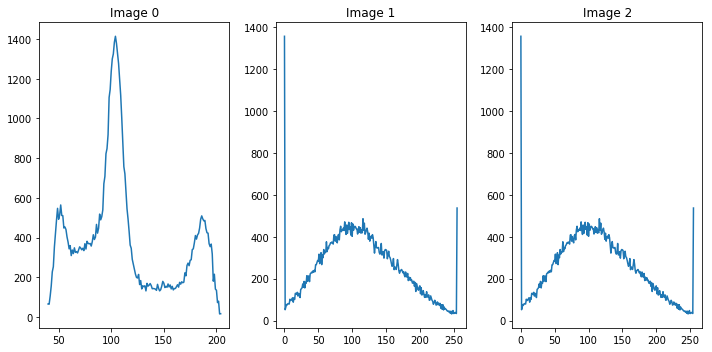
#> input picture Homework_7/HW_7/histogram.png, 712 x 352 px; its folder holds 4 pictures in this run
$ python homework.py
#> lines starting #> are read from the running program, lines starting #| are printed output that depends on the picture; after the words box and inside, x2 and y2 are one past the last pixel; in counts of white or black regions, pixels touching at a corner belong together
# -*- coding: utf-8 -*-
"""
Created on Sun Mar 24 08:55:38 2019

@author: sspiegel
"""

from sklearn.cluster import KMeans
import os
import numpy as np
from glob import glob
from skimage.io import imread
import matplotlib.pyplot as plt
from skimage.exposure import histogram
from skimage.filters import threshold_otsu
from skimage.filters import gaussian
from skimage.segmentation import random_walker


path = r'D:\Digital_Image_Processing\Homework_7\HW_7'
os.chdir(path)

img_list = glob('*png')
img_list
random_seed = 0

img_ = img_list


#Problem1
fig,ax = plt.subplots(ncols=len(img_list), figsize=(10, 5))

for z,img_ in enumerate(img_list):

    img = imread(img_,as_gray = True)
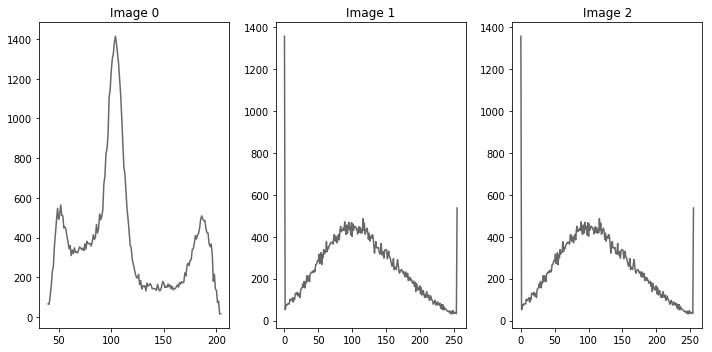
#> img: shape (352, 712) float64; min 0, max 1, mean 0.97
    hist,centers = histogram(img)
#> hist = 256 values, max 235687 at index 255, min 0 at index 1, mean 979; centers = 256 values from 0.00195 to 0.998
    ax[z].plot(centers,hist)
    ax[z].set_title('Image '+str(z))
#> pass 2 of the loop `for z,img_ in enumerate(img_list):`:
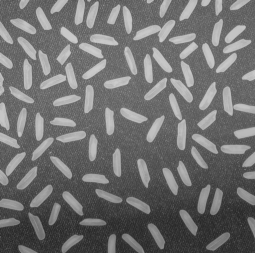
#> input picture Homework_7/HW_7/hw7_ex1.png, 255 x 253 px
#> img is the input picture: shape (253, 255); min 40, max 204, mean 111.8
#> hist = 165 values, max 1414 at index 64, min 15 at index 163, mean 391; centers = 165 values from 40 to 204
#> pass 3 of the loop `for z,img_ in enumerate(img_list):`:
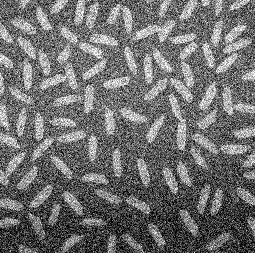
#> input picture Homework_7/HW_7/hw7_ex2.png, 255 x 253 px
#> img is the input picture: shape (253, 255); min 0, max 255, mean 112.1
#> hist = 256 values, max 1356 at index 0, min 32 at index 247, mean 252; centers = 256 values from 0 to 255
#> the loop made 4 passes; the first 3 are shown

plt.tight_layout()
    #######################################################################
###Kmeans
labels_list = []
for z,img_ in enumerate(img_list):
    img = imread(img_,as_gray=True)
    img = gaussian(img)
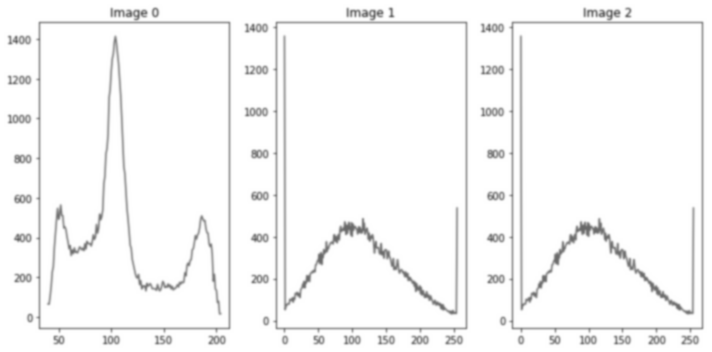
#> img: shape (352, 712) float64; min 0.412, max 1, mean 0.97
    flat = img.flatten()
    kmeans = KMeans(n_clusters=2,random_state=random_seed).fit(flat[:,None])

    labels = kmeans.labels_
    labels_img = np.reshape(labels,img.shape)
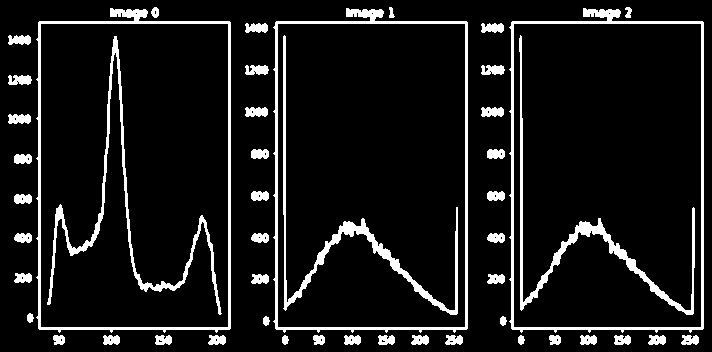
#> labels_img: shape (352, 712) int32; values 0 (black) and 1 (white), 9.5% white; 49 white regions, largest, box (x1, y1, x2, y2) and area: (273, 8, 468, 333) 3352, (509, 8, 704, 333) 3352, (36, 8, 231, 333) 3338
    labels_list.append(labels_img)
#> pass 2 of the loop `for z,img_ in enumerate(img_list):`:
#> `labels_img = np.reshape(labels,img.shape)`:
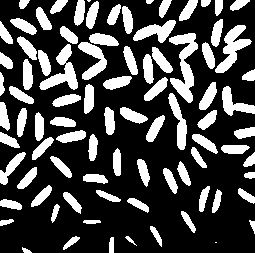
#> labels_img: shape (253, 255) int32; values 0 (black) and 1 (white), 27.8% white; 87 white regions (2 under 20 px), largest, box (x1, y1, x2, y2) and area: (169, 33, 198, 103) 919, (39, 44, 78, 90) 690, (215, 25, 252, 73) 688
#> pass 3 of the loop `for z,img_ in enumerate(img_list):`:
#> `labels_img = np.reshape(labels,img.shape)`:
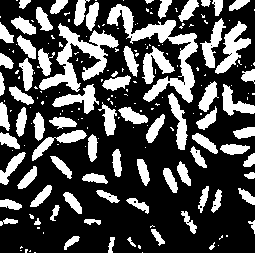
#> labels_img: shape (253, 255) int32; values 0 (black) and 1 (white), 30.2% white; 193 white regions (117 under 20 px), largest, box (x1, y1, x2, y2) and area: (107, 4, 198, 103) 2219, (39, 23, 119, 92) 1807, (215, 21, 251, 74) 740
#> the loop made 4 passes; the first 3 are shown

fig,ax = plt.subplots(ncols=len(labels_list), figsize=(10, 5))
for z,label in enumerate(labels_list):
    ax[z].imshow(label,cmap = 'gray')
    ax[z].axis('off')
    ax[z].set_title('Kmeans '+str(z))


####Otsu######################
binary_list = []
for z,img_ in enumerate(img_list):
    img = imread(img_,as_gray=True)
    img = gaussian(img)
    thresh = threshold_otsu(img)
#> thresh = 0.856
    binary = img <= thresh
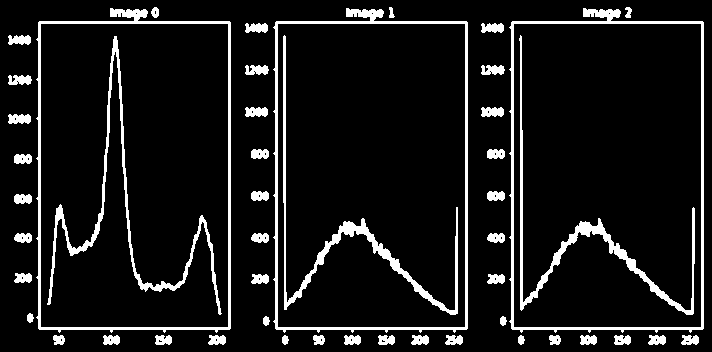
#> binary: shape (352, 712) bool; 9.4% white; 49 white regions, largest, box (x1, y1, x2, y2) and area: (273, 8, 468, 333) 3349, (509, 8, 704, 333) 3349, (36, 8, 231, 333) 3335
    binary_list.append(binary)
#> pass 2 of the loop `for z,img_ in enumerate(img_list):`:
#> thresh = 0.501
#> binary: shape (253, 255) bool; 72.1% white; 88 black regions (3 under 20 px), largest, box (x1, y1, x2, y2) and area: (169, 33, 198, 103) 923, (39, 44, 78, 90) 693, (215, 25, 252, 73) 691
#> pass 3 of the loop `for z,img_ in enumerate(img_list):`:
#> thresh = 0.494
#> binary: shape (253, 255) bool; 69.5% white; 199 black regions (124 under 20 px), largest, box (x1, y1, x2, y2) and area: (107, 4, 198, 103) 2234, (39, 23, 119, 92) 1816, (215, 21, 251, 74) 742
#> the loop made 4 passes; the first 3 are shown


fig,ax = plt.subplots(ncols=len(labels_list), figsize=(10, 5))
for z,label in enumerate(binary_list):
    ax[z].imshow(label,cmap = 'gray')
    ax[z].axis('off')
    ax[z].set_title('Otsu '+str(z))


for z,img_ in enumerate(img_list):
    data = 1.0*imread(img_,as_gray=True)
    #data = rescale_intensity(data)
    data = gaussian(data,sigma=1.0)
    #data = adjust_sigmoid(data)
    plt.imshow(data,cmap='gray')

    markers = np.zeros(data.shape, dtype=np.uint)
    markers[data < np.average(data)-np.std(data)] = 1
    markers[data > np.average(data)+np.std(data)] = 2

    # Run random walker algorithm
    labels = random_walker(data, markers,beta = 150, mode='bf')
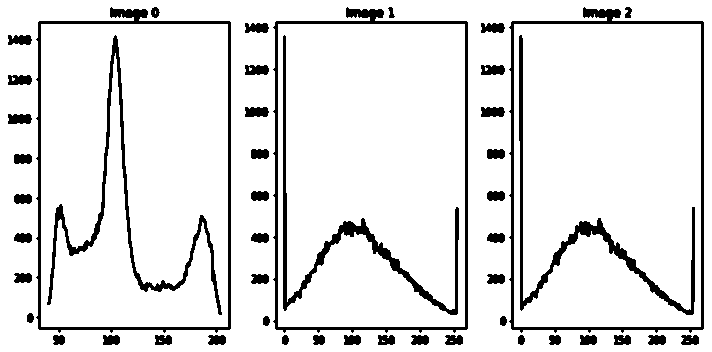
#> labels: shape (352, 712) uint64; values 1 (black) and 171099 (white), 89.9% white; 49 black regions, largest, box (x1, y1, x2, y2) and area: (273, 7, 468, 333) 3371, (509, 7, 704, 333) 3371, (36, 7, 231, 333) 3357

    # Plot results
    fig, (ax1, ax2, ax3) = plt.subplots(1, 3, figsize=(8, 3.2),
                                        sharex=True, sharey=True)
    ax1.imshow(data, cmap='gray', interpolation='nearest')
    ax1.axis('off')
    ax1.set_title( 'Image '+str(z)+' data')
    ax2.imshow(markers, cmap='magma', interpolation='nearest')
    ax2.axis('off')
    ax2.set_title('Image '+str(z)+' Markers')
    ax3.imshow(labels, cmap='gray', interpolation='nearest')
    ax3.axis('off')
    ax3.set_title('Image '+str(z)+' Segmentation')

    fig.tight_layout()
    plt.show()
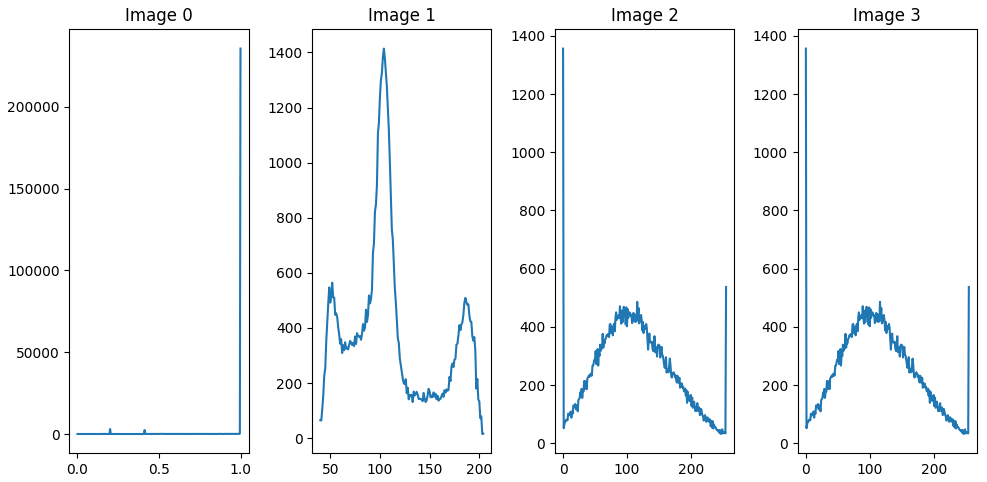
#> figure drawn by matplotlib, 4 panels; panel 1: curve peaks at x = 0.998, y = 235687; panel 2: curve peaks at x = 104, y = 1414; panel 3: curve peaks at x = 0, y = 1356; panel 4: curve peaks at x = 0, y = 1356
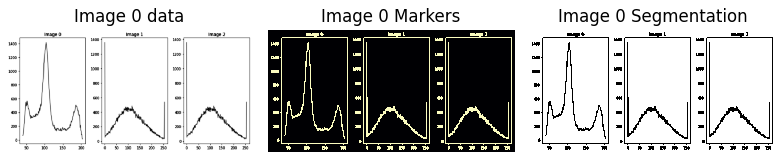
#> figure drawn by matplotlib, 3 panels
#> pass 2 of the loop `for z,img_ in enumerate(img_list):`:
#> labels: shape (253, 255) uint64; values 1 (black) and 2 (white), 25.2% white; 79 white regions (2 under 20 px), largest, box (x1, y1, x2, y2) and area: (170, 33, 198, 102) 831, (144, 48, 172, 83) 461, (134, 20, 175, 42) 449
#> `plt.show()`:
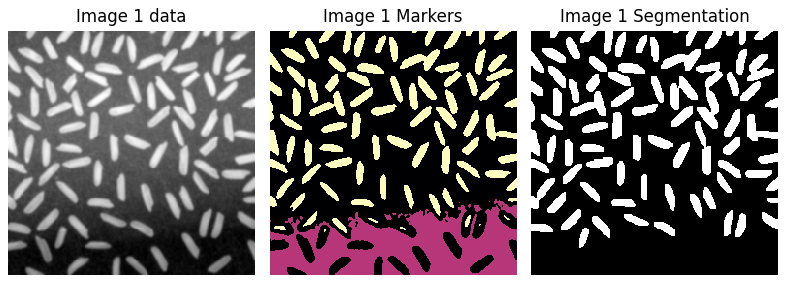
#> figure drawn by matplotlib, 3 panels
#> pass 3 of the loop `for z,img_ in enumerate(img_list):`:
#> labels: shape (253, 255) uint64; values 1 (black) and 2 (white), 50.5% white; 10 black regions (6 under 20 px), largest, box (x1, y1, x2, y2) and area: (0, 86, 255, 253) 26557, (166, 0, 255, 48) 2243, (93, 0, 159, 48) 1572, (0, 0, 55, 61) 1479
#> `plt.show()`:
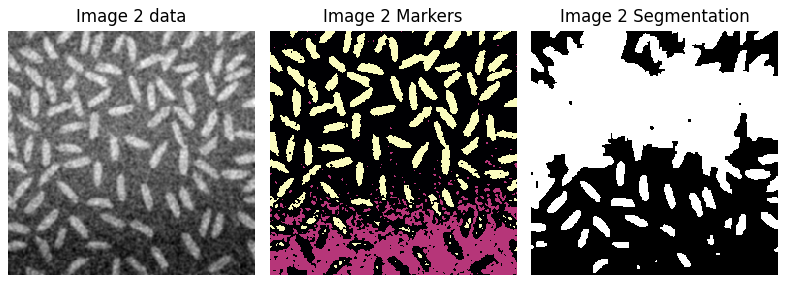
#> figure drawn by matplotlib, 3 panels
#> the loop made 4 passes; the first 3 are shown

'''The segmentation worked really well with Kmeans and Otsu segmentation on the non noisy and
noisy images.  The region growing worked well with the nonnoisy data but did not work with the noisy data, even when I denoised it with a gaussian filter.  Perhaps this was with limitations with random walker segmentation or with my parameters.  Perhaps an intensity transform after the gaussian filter would have helped as well.  '''
